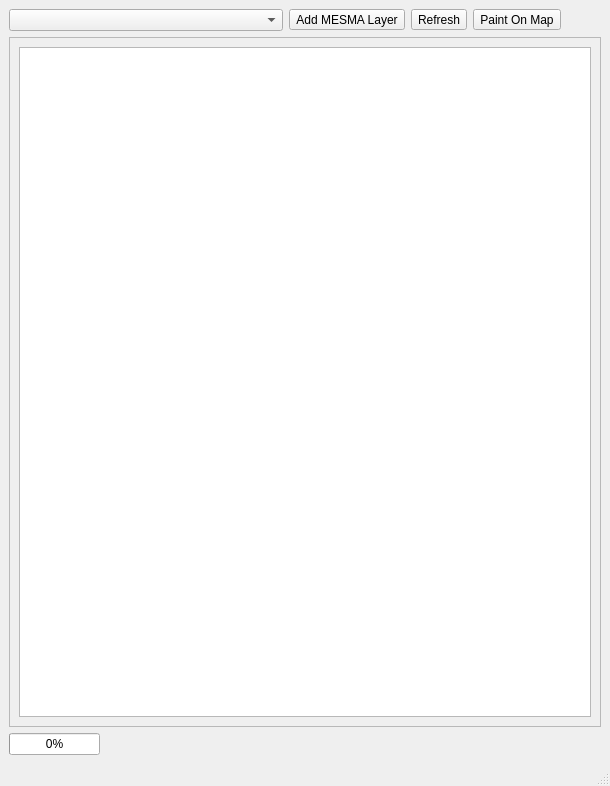
<?xml version="1.0" encoding="UTF-8"?>
<ui version="4.0">
 <class>MainWindow</class>
 <widget class="QMainWindow" name="MainWindow">
  <property name="geometry">
   <rect>
    <x>0</x>
    <y>0</y>
    <width>610</width>
    <height>786</height>
   </rect>
  </property>
  <property name="windowTitle">
   <string>MESMA Endmember Model Rendering</string>
  </property>
  <widget class="QWidget" name="centralwidget">
   <layout class="QVBoxLayout" name="verticalLayout">
    <property name="spacing">
     <number>6</number>
    </property>
    <property name="leftMargin">
     <number>9</number>
    </property>
    <property name="topMargin">
     <number>9</number>
    </property>
    <property name="rightMargin">
     <number>9</number>
    </property>
    <property name="bottomMargin">
     <number>9</number>
    </property>
    <item>
     <layout class="QHBoxLayout" name="horizontalLayout_2">
      <property name="topMargin">
       <number>0</number>
      </property>
      <item>
       <widget class="QgsMapLayerComboBox" name="mapLayerComboBox">
        <property name="sizePolicy">
         <sizepolicy hsizetype="Preferred" vsizetype="Fixed">
          <horstretch>1</horstretch>
          <verstretch>0</verstretch>
         </sizepolicy>
        </property>
        <property name="allowEmptyLayer">
         <bool>true</bool>
        </property>
        <property name="showCrs">
         <bool>false</bool>
        </property>
        <property name="excludedProviders">
         <stringlist>
          <string>ogr</string>
          <string>WMS</string>
          <string>wfs</string>
          <string></string>
         </stringlist>
        </property>
       </widget>
      </item>
      <item>
       <widget class="QToolButton" name="loadImageButton">
        <property name="text">
         <string>Add MESMA Layer</string>
        </property>
        <property name="icon">
         <iconset>
          <normaloff>:/images/themes/default/mActionAddRasterLayer.svg</normaloff>:/images/themes/default/mActionAddRasterLayer.svg</iconset>
        </property>
       </widget>
      </item>
      <item>
       <widget class="QToolButton" name="readEndmembersButton">
        <property name="text">
         <string>Refresh</string>
        </property>
        <property name="icon">
         <iconset>
          <normaloff>:/images/themes/default/mActionRefresh.svg</normaloff>:/images/themes/default/mActionRefresh.svg</iconset>
        </property>
       </widget>
      </item>
      <item>
       <widget class="QToolButton" name="repaintButton">
        <property name="text">
         <string>Paint On Map</string>
        </property>
        <property name="icon">
         <iconset>
          <normaloff>:/images/themes/default/mActionShowAllLayersGray.svg</normaloff>:/images/themes/default/mActionShowAllLayersGray.svg</iconset>
        </property>
       </widget>
      </item>
      <item>
       <spacer name="horizontalSpacer">
        <property name="orientation">
         <enum>Qt::Horizontal</enum>
        </property>
        <property name="sizeHint" stdset="0">
         <size>
          <width>40</width>
          <height>20</height>
         </size>
        </property>
       </spacer>
      </item>
     </layout>
    </item>
    <item>
     <widget class="QScrollArea" name="scrollArea">
      <property name="widgetResizable">
       <bool>true</bool>
      </property>
      <widget class="QWidget" name="scrollAreaWidgetContents">
       <property name="geometry">
        <rect>
         <x>0</x>
         <y>0</y>
         <width>590</width>
         <height>687</height>
        </rect>
       </property>
       <layout class="QVBoxLayout" name="verticalLayout_2">
        <item>
         <widget class="MesmaTreeView" name="treeView">
          <property name="sizeAdjustPolicy">
           <enum>QAbstractScrollArea::AdjustToContents</enum>
          </property>
          <property name="selectionMode">
           <enum>QAbstractItemView::MultiSelection</enum>
          </property>
          <property name="sortingEnabled">
           <bool>true</bool>
          </property>
          <property name="headerHidden">
           <bool>false</bool>
          </property>
          <attribute name="headerCascadingSectionResizes">
           <bool>true</bool>
          </attribute>
          <attribute name="headerMinimumSectionSize">
           <number>25</number>
          </attribute>
          <attribute name="headerStretchLastSection">
           <bool>false</bool>
          </attribute>
         </widget>
        </item>
       </layout>
      </widget>
     </widget>
    </item>
    <item>
     <layout class="QHBoxLayout" name="horizontalLayout_3">
      <property name="topMargin">
       <number>0</number>
      </property>
      <item>
       <widget class="QProgressBar" name="progressBar">
        <property name="value">
         <number>0</number>
        </property>
       </widget>
      </item>
      <item>
       <widget class="QLabel" name="progressLabel">
        <property name="sizePolicy">
         <sizepolicy hsizetype="Preferred" vsizetype="Preferred">
          <horstretch>1</horstretch>
          <verstretch>0</verstretch>
         </sizepolicy>
        </property>
        <property name="text">
         <string/>
        </property>
       </widget>
      </item>
     </layout>
    </item>
   </layout>
  </widget>
  <widget class="QStatusBar" name="statusbar"/>
  <action name="readEndmembersAction">
   <property name="icon">
    <iconset>
     <normaloff>:/images/themes/default/mActionRefresh.svg</normaloff>:/images/themes/default/mActionRefresh.svg</iconset>
   </property>
   <property name="text">
    <string>Refresh endmembers</string>
   </property>
   <property name="toolTip">
    <string>Refresh the set of endmember combinations from the selected MESMA output.</string>
   </property>
  </action>
  <action name="loadImageAction">
   <property name="icon">
    <iconset>
     <normaloff>:/images/themes/default/mActionAddRasterLayer.svg</normaloff>:/images/themes/default/mActionAddRasterLayer.svg</iconset>
   </property>
   <property name="text">
    <string>Load MESMA Models Image</string>
   </property>
   <property name="toolTip">
    <string>Adds a new image [MESMA output] containing endmember combinations [models]</string>
   </property>
  </action>
  <action name="repaintAction">
   <property name="icon">
    <iconset>
     <normaloff>:/images/themes/default/mActionShowAllLayersGray.svg</normaloff>:/images/themes/default/mActionShowAllLayersGray.svg</iconset>
   </property>
   <property name="text">
    <string>Repaint</string>
   </property>
   <property name="toolTip">
    <string>Repaint the layer using the current render settings to show selected endmember models</string>
   </property>
  </action>
  <action name="filterAction">
   <property name="checkable">
    <bool>true</bool>
   </property>
   <property name="text">
    <string>.*</string>
   </property>
   <property name="toolTip">
    <string>Use a regular expression instead of wildcard pattern.</string>
   </property>
  </action>
 </widget>
 <customwidgets>
  <customwidget>
   <class>QgsMapLayerComboBox</class>
   <extends>QComboBox</extends>
   <header>qgis.gui</header>
  </customwidget>
  <customwidget>
   <class>MesmaTreeView</class>
   <extends>QTreeView</extends>
   <header>mesma.interfaces.mesma_visualisation_gui</header>
  </customwidget>
 </customwidgets>
 <resources/>
 <connections/>
</ui>
